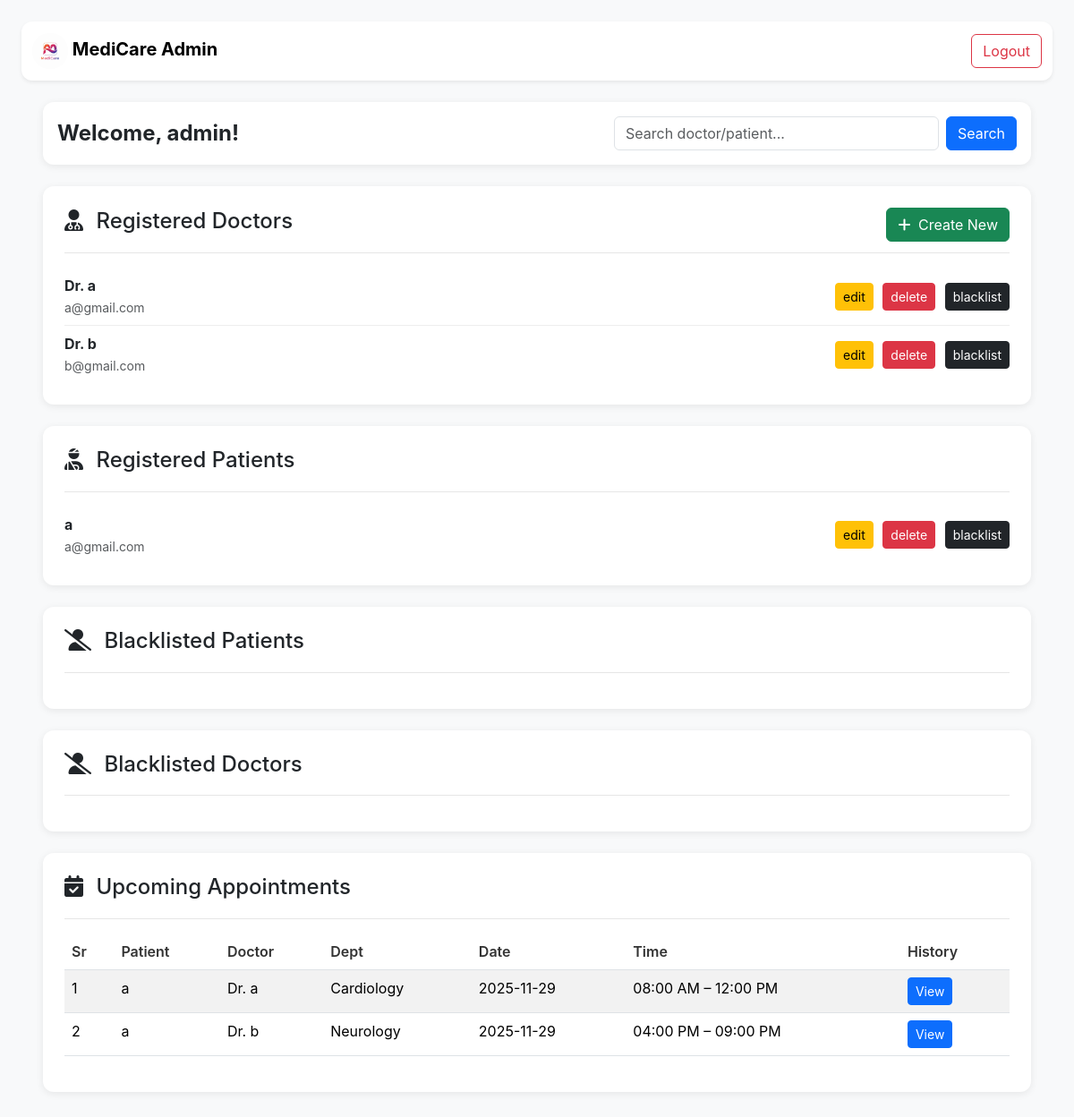
/admin, run on an earlier commit of the app's database.
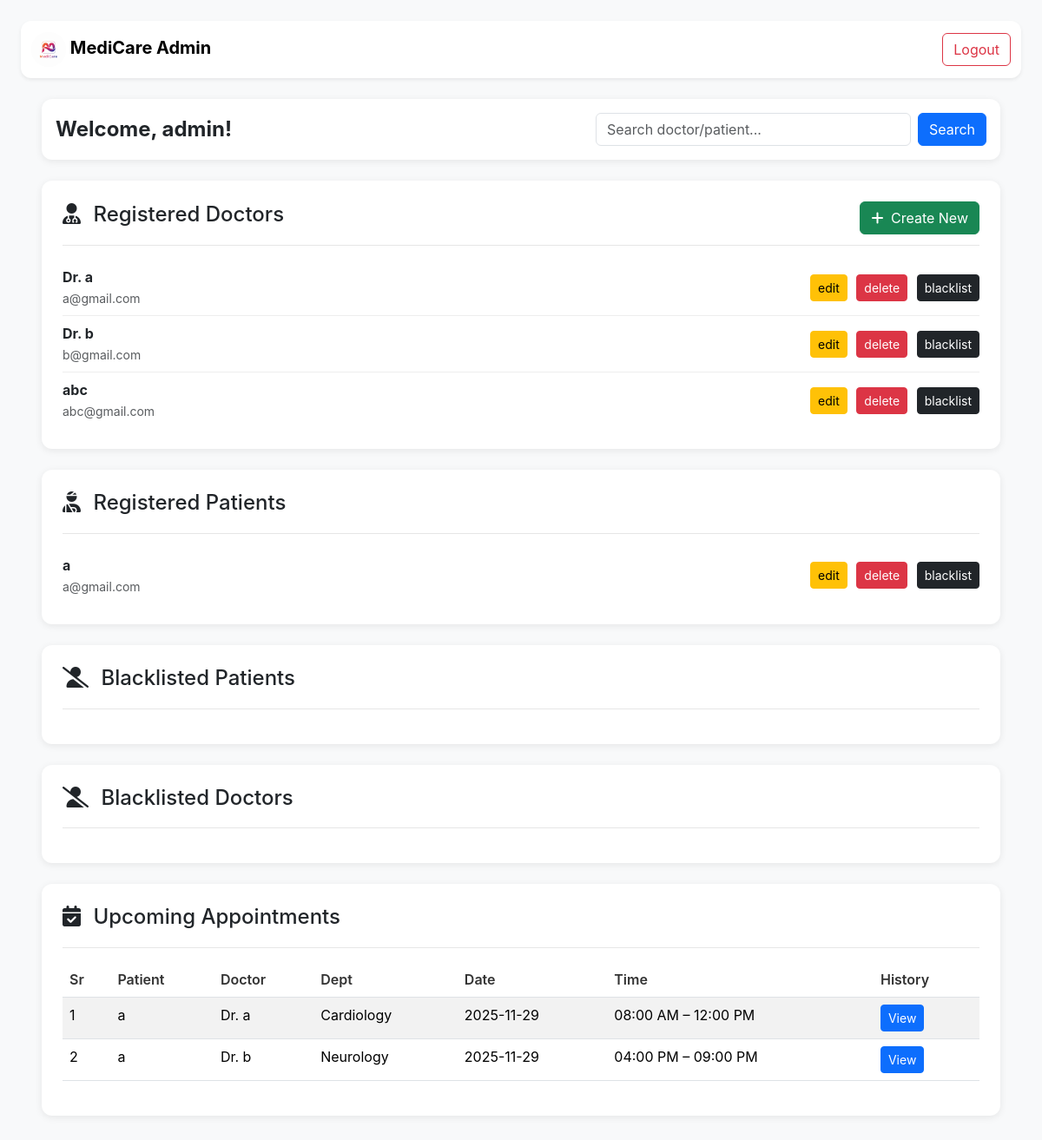
And on a later commit of the database.
### application/models.py (models this page shows)
class User(db.Model):
    __tablename__ = 'user'
    id = db.Column(db.Integer(),primary_key = True)
    blocked = db.Column(db.Boolean(), default=False, nullable=False)
    username = db.Column(db.String(), unique=True, nullable=False)
    password = db.Column(db.String(), nullable=False)
    type = db.Column(db.String(), default="patient", nullable=False)
    patient = db.relationship('Patient', backref='user', cascade="all, delete-orphan")
    doctor = db.relationship('Doctor', backref='user', cascade="all, delete-orphan")

class Doctor(db.Model):
    __tablename__ = 'doctor'
    id = db.Column(db.Integer(),primary_key = True)
    doctor_name = db.Column(db.String(), nullable=False)
    password = db.Column(db.String(), nullable=False)
    email = db.Column(db.String(), nullable=False)
    department_id = db.Column(db.Integer(), db.ForeignKey('department.id'), nullable=False)
    user_id = db.Column(db.Integer(), db.ForeignKey('user.id', ondelete="CASCADE"), nullable=False)
    type = db.Column(db.String(), nullable=False)
    experience = db.Column(db.Integer(), nullable=False)
    appointment = db.relationship('Appointment', backref='doctor')
    availability = db.relationship('Availability', backref='doctor', cascade="all, delete-orphan")

class Patient(db.Model):
    __tablename__ = 'patient'
    id = db.Column(db.Integer(),primary_key = True)
    blocked = db.Column(db.Boolean(), default=False, nullable=False)
    user_id = db.Column(db.Integer(), db.ForeignKey('user.id', ondelete="CASCADE"), nullable=False)
    name = db.Column(db.String(), nullable=False)
    age = db.Column(db.Integer(), nullable=False)
    gender = db.Column(db.String(), nullable=False)
    phone = db.Column(db.String(), nullable=False)
    email = db.Column(db.String(), nullable=False)
    appointment = db.relationship('Appointment', backref='patient')

class Appointment(db.Model):
    __tablename__ = 'appointment'
    id = db.Column(db.Integer(),primary_key = True)
    patient_id = db.Column(db.Integer(), db.ForeignKey('patient.id', ondelete="CASCADE"), nullable=False)
    doctor_id = db.Column(db.Integer(), db.ForeignKey('doctor.id', ondelete="CASCADE"), nullable=False)
    date = db.Column(db.String(), nullable=False)
    time = db.Column(db.String(), nullable=False)
    visit_type = db.Column(db.String(), default="In-person", nullable=False)
    status = db.Column(db.String(), default="Upcoming")

class Department(db.Model):
    __tablename__ = 'department'
    id = db.Column(db.Integer(),primary_key = True)
    name = db.Column(db.String())
    description = db.Column(db.String())
    doctor = db.relationship('Doctor', backref='department')

### application/controllers.py (the view, shortened to what this page needs)
@app.route("/admin")
def admin_dash():
    q = request.args.get("q", "").strip()
    if q == "":
        doctors = Doctor.query.join(User).filter(User.blocked == False).all()
        blacklisted_doctors = Doctor.query.join(User).filter(User.blocked == True).all()
        patients = Patient.query.filter_by(blocked=False).all()
        blacklisted_patients = Patient.query.filter_by(blocked=True).all()
        upcoming = Appointment.query.join(Patient).join(Doctor).all()
    this_user = User.query.filter_by(type="admin").first()
    return render_template("admin_dash.html",
        this_user=this_user,
        doctors=doctors,
        patients=patients,
        q=q,
        blacklisted_patients=blacklisted_patients,
        blacklisted_doctors=blacklisted_doctors,
        upcoming=upcoming)

### templates/admin_dash.html (shortened to what this page needs)
<!DOCTYPE html>
<html lang="en">
<head>
    <link href="https://cdn.jsdelivr.net/npm/bootstrap@5.3.2/dist/css/bootstrap.min.css" rel="stylesheet">
</head>
<body class="p-4">
    <nav class="navbar navbar-expand-lg navbar-light bg-white shadow-sm mb-4" style="border-radius: 0.75rem;">
        <div class="container-fluid">
            <a class="navbar-brand fw-bold" href="/">
                <img src="../static/logo2.png" style="height: 40px; border-radius: 50%;">
                MediCare Admin
            </a>
            <div class="collapse navbar-collapse" id="adminNav">
                <ul class="navbar-nav ms-auto">
                    <li class="nav-item">
                        <a href="/logout" class="btn btn-outline-danger">Logout</a>
                    </li>
                </ul>
            </div>
        </div>
    </nav>
    <main class="container-fluid px-4">
        <div class="card p-3 mb-4">
            <div class="d-flex justify-content-between align-items-center">
                <h4 class="fw-bold mb-0">Welcome, {{this_user.username}}!</h4>
                <form class="d-flex align-items-center gap-2" method="get" action="/admin"
                    style="max-width: 450px; width: 100%;">
                    <div class="position-relative w-100">
                        <input name="q" id="searchInput" class="form-control" type="text"
                            placeholder="Search doctor/patient..." value="{{ q }}" style="padding-right: 35px;">
                    </div>
                    <button class="btn btn-primary" type="submit">Search</button>
                </form>
            </div>
        </div>
        <div class="card p-4 mb-4">
            <div class="section-header">
                <h4><i class="fa-solid fa-user-doctor me-2"></i> Registered Doctors</h4>
                <a href="/add_doctor" class="btn btn-success"><i class="fa-solid fa-plus me-1"></i> Create New</a>
            </div>
            <ul class="list-group list-group-flush mt-3">
                {% for d in doctors %}
                <li class="list-group-item d-flex justify-content-between align-items-center">
                    <div>
                        <strong>{{ d.doctor_name }}</strong><br>
                        <small class="text-muted">{{ d.email }}</small>
                    </div>
                    <div class="admin-buttons">
                        <a href="/edit_doctor/{{ d.id }}" class="btn btn-warning btn-sm">edit</a>
                        <a href="/delete_doctor/{{ d.id }}" class="btn btn-danger btn-sm">delete</a>
                        <a href="/blacklist_doctor/{{ d.id }}" class="btn btn-dark btn-sm">blacklist</a>
                    </div>
                </li>
                {% endfor %}
            </ul>
        </div>
        <div class="card p-4 mb-4">
            <div class="section-header">
                <h4><i class="fa-solid fa-user-injured me-2"></i> Registered Patients</h4>
            </div>
            <ul class="list-group list-group-flush mt-3">
                {% for p in patients %}
                <li class="list-group-item d-flex justify-content-between align-items-center">
                    <div>
                        <strong>{{ p.name }}</strong><br>
                        <small class="text-muted">{{ p.email }}</small>
                    </div>
                    <div class="admin-buttons">
                        <a href="/edit_patient/{{ p.id }}" class="btn btn-warning btn-sm">edit</a>
                        <a href="/delete_patient/{{ p.id }}" class="btn btn-danger btn-sm">delete</a>
                        <a href="/blacklist_patient/{{ p.id }}" class="btn btn-dark btn-sm">blacklist</a>
                    </div>
                </li>
                {% endfor %}
            </ul>
        </div>
        <div class="card p-4 mb-4">
            <div class="section-header">
                <h4><i class="fa-solid fa-user-slash me-2"></i> Blacklisted Patients</h4>
            </div>
        </div>
        <div class="card p-4 mb-4">
            <div class="section-header">
                <h4><i class="fa-solid fa-user-slash me-2"></i> Blacklisted Doctors</h4>
            </div>
        </div>
        <div class="card p-4 mb-4">
            <div class="section-header">
                <h4><i class="fa-solid fa-calendar-check me-2"></i> Upcoming Appointments</h4>
            </div>
            <div class="table-responsive mt-3">
                <table class="table table-striped">
                    <thead>
                        <tr>
                            <th>Sr</th>
                            <th>Patient</th>
                            <th>Doctor</th>
                            <th>Dept</th>
                            <th>Date</th>
                            <th>Time</th>
                            <th>History</th>
                        </tr>
                    </thead>
                    <tbody>
                        {% for a in upcoming %}
                        <tr>
                            <td>{{ loop.index }}</td>
                            <td>{{ a.patient.name }}</td>
                            <td>{{ a.doctor.doctor_name }}</td>
                            <td>{{ a.doctor.department.name }}</td>
                            <td>{{ a.date }}</td>
                            <td>
                                {% if a.time == "morning" %}
                                08:00 AM – 12:00 PM
                                {% else %}
                                04:00 PM – 09:00 PM
                                {% endif %}
                            </td>
                            <td>
                                <a href="/patient_history?id={{ a.patient_id }}" class="btn btn-primary btn-sm">View</a>
                            </td>
                        </tr>
                        {% endfor %}
                    </tbody>
                </table>
            </div>
        </div>
    </main>
</body>
</html>

### templates/admin_dash.html (style rules this page uses)
body { font-family: 'Inter', sans-serif; background-color: #f8f9fa; }
.card { border: none; border-radius: 0.75rem; box-shadow: 0px 2px 8px rgba(0, 0, 0, 0.08); width: 100% !important; }
.section-header { display: flex; justify-content: space-between; align-items: center; padding-bottom: 12px; border-bottom: 1px solid #e6e6e6; }
.list-group-item { border: none !important; padding-left: 0 !important; padding-right: 0 !important; }
.list-group-item+.list-group-item { border-top: 1px solid #eee !important; }
.admin-buttons .btn { margin-left: 6px; }
.table thead { background: #f1f3f5; }
.table th { font-weight: 600; color: #333; }

What changed in the data, as far as the page shows it:
added Doctor: doctor_name "abc", email "abc@gmail.com"
